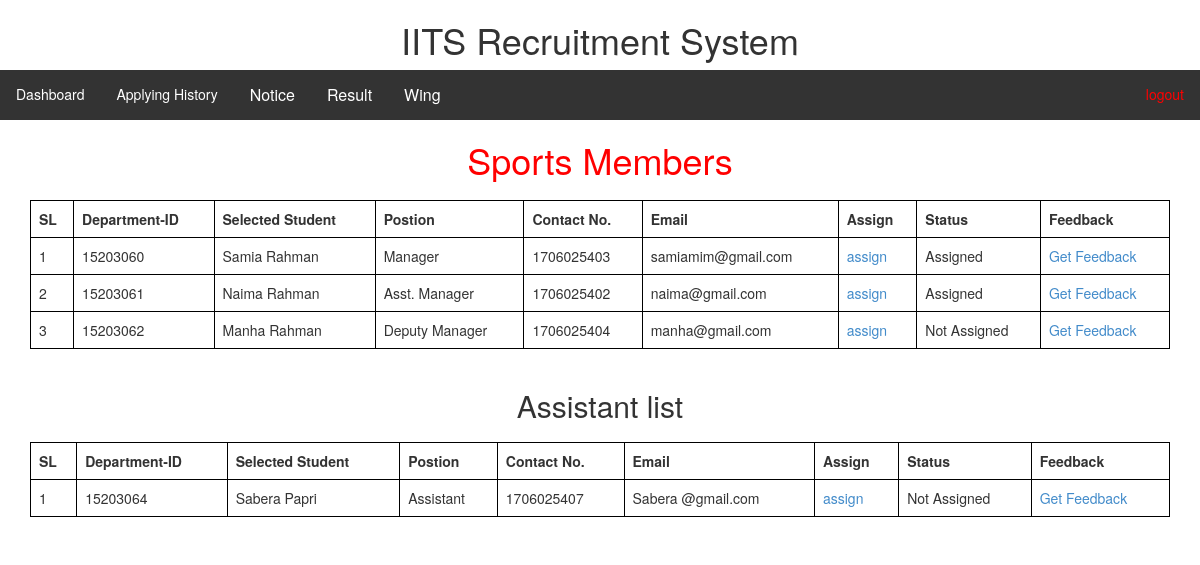
The app's page /sports.php with its own data.
### tables this page shows
CREATE TABLE `applyform` (
  `ID` int(11) NOT NULL,
  `password` varchar(255) NOT NULL,
  `position` varchar(500) NOT NULL,
  `name` varchar(500) NOT NULL,
  `dept-id` int(11) NOT NULL,
  `Program` varchar(500) NOT NULL,
  `wing` varchar(1200) NOT NULL,
  `CGPA` float NOT NULL,
  `Address` varchar(500) NOT NULL,
  `Contact` int(11) NOT NULL,
  `E-mail` varchar(500) NOT NULL,
  `Facebook` varchar(500) NOT NULL,
  `association` varchar(500) NOT NULL,
  `Experience` varchar(500) NOT NULL,
  `choosing-position` varchar(500) NOT NULL,
  `serve` varchar(500) NOT NULL,
  `selected` tinyint(1) DEFAULT NULL,
  `imgdir` varchar(200) NOT NULL
);

### sports.php (the view, shortened to what this page needs)
<?php include('header/admin-header.php'); ?>
<h1 align="center" style="color:red;">Sports Members</h1>
<!DOCTYPE html>
<html>
<head>
</head>
<body>
<div class="container" id='getp'>
<table class="table" align="center" width="60%">
        <thead>
        <tr>
            <td><b>SL</b></td>
            <td><b>Department-ID</b></td>
            <td><b>Selected Student</b></td>
            <td><b>Postion</b></td>
            <td><b>Contact No.</b></td>
            <td><b>Email</b></td>
            <td><b>Assign</b></td>
            <td><b>Status</b></td>
             <td><b>Feedback</b></td>
        </tr>
        </thead>
    <?php
    include('dbcon.php');
    $sql = "SELECT * FROM applyform WHERE selected=1 AND wing='sports' AND position LIKE '%Manager%' ";
    $qry = mysqli_query($connection, $sql);
 $SL = 0;
    if (mysqli_num_rows($qry) > 0) {
        while ($row = mysqli_fetch_assoc($qry)) {
            ?>
            <tr>
                    <td><?php
                        $SL = $SL + 1;
                        echo $SL; ?></td>
                    <td><?php echo $row["dept-id"]; ?></td>
                    <td><?php echo $row["name"]; ?></td>
                    <td><?php echo $row["position"]; ?></td>
                     <td><?php echo $row["Contact"]; ?></td>
                     <td><?php echo $row["E-mail"]; ?></td>
                     <td><a href="asign.php?id=<?php echo $row['ID'] ?>">assign</a></td>
                    <td>
                       <?php
                        $id = $row['dept-id'];
                        $sql = "SELECT * FROM work where stuid='$id'";
                        $qry2 = mysqli_query($connection, $sql);
                        if($qry2){
                            if (mysqli_num_rows($qry2) > 0){
                                echo "Assigned";
                            }else{
                                echo "Not Assigned";
                            }
                        }
                        ?>
                    </td>
                     <td><a href="getfeed.php?id=<?php echo $row['dept-id'] ?>">Get Feedback</a></td>
                </tr>
            <?php
        }
    } else {
        echo "not viewed";
    }
    ?>
</table>
</div>
<h2 align="center">Assistant list</h2>
<div class="container" id='getp'>
    <table class="table" align="center" width="60%">
        <thead>
        <tr>
            <td><b>SL</b></td>
            <td><b>Department-ID</b></td>
            <td><b>Selected Student</b></td>
            <td><b>Postion</b></td>
            <td><b>Contact No.</b></td>
            <td><b>Email</b></td>
            <td><b>Assign</b></td>
            <td><b>Status</b></td>
            <td><b>Feedback</b></td>
        </tr>
        </thead>
        <tbody>
        <?php
        include('dbcon.php');
        $sql = "SELECT * FROM applyform WHERE selected=1 AND position='Assistant' AND wing='sports'";
        $qry = mysqli_query($connection, $sql);
        ?>
        <?php
        $SL = 0;
        if (mysqli_num_rows($qry) > 0) {
            while ($row = mysqli_fetch_assoc($qry)) {
                ?>
                <tr>
                    <td><?php
                        $SL = $SL + 1;
                        echo $SL; ?></td>
                    <td><?php echo $row["dept-id"]; ?></td>
                    <td><?php echo $row["name"]; ?></td>
                    <td><?php echo $row["position"]; ?></td>
                     <td><?php echo $row["Contact"]; ?></td>
                     <td><?php echo $row["E-mail"]; ?></td>
                     <td><a href="asign.php?id=<?php echo $row['ID'] ?>">assign</a></td>
                    <td>
                       <?php
                        $id = $row['dept-id'];
                        $sql = "SELECT * FROM work where stuid='$id'";
                        $qry2 = mysqli_query($connection, $sql);
                        if($qry2){
                            if (mysqli_num_rows($qry2) > 0){
                                echo "Assigned";
                            }else{
                                echo "Not Assigned";
                            }
                        }
                        ?>
                    </td>
                     <td><a href="getfeed.php?id=<?php echo $row['dept-id'] ?>">Get Feedback</a></td>
                </tr>
                <?php
            }
        } else {
            echo "not viewed";
        }
        ?>
        </tbody>
    </table>
</div>
</body>
</html>

### header/admin-header.php (style rules this page uses)
.container { margin-top:20px; }

### sports.php (style rules this page uses)
tr td { border: 1px solid black; }
table { border: 1px solid black; }

### records on screen
applyform: value "15203060", name "Samia Rahman", position "Manager", Contact "1706025403", value "samiamim@gmail.com", shows "Assigned"
applyform: value "15203061", name "Naima Rahman", position "Asst. Manager", Contact "1706025402", value "naima@gmail.com", shows "Assigned"
applyform: value "15203062", name "Manha Rahman", position "Deputy Manager", Contact "1706025404", value "manha@gmail.com", shows "Not Assigned"
applyform: value "15203064", name "Sabera Papri", position "Assistant", Contact "1706025407", value "Sabera @gmail.com"
